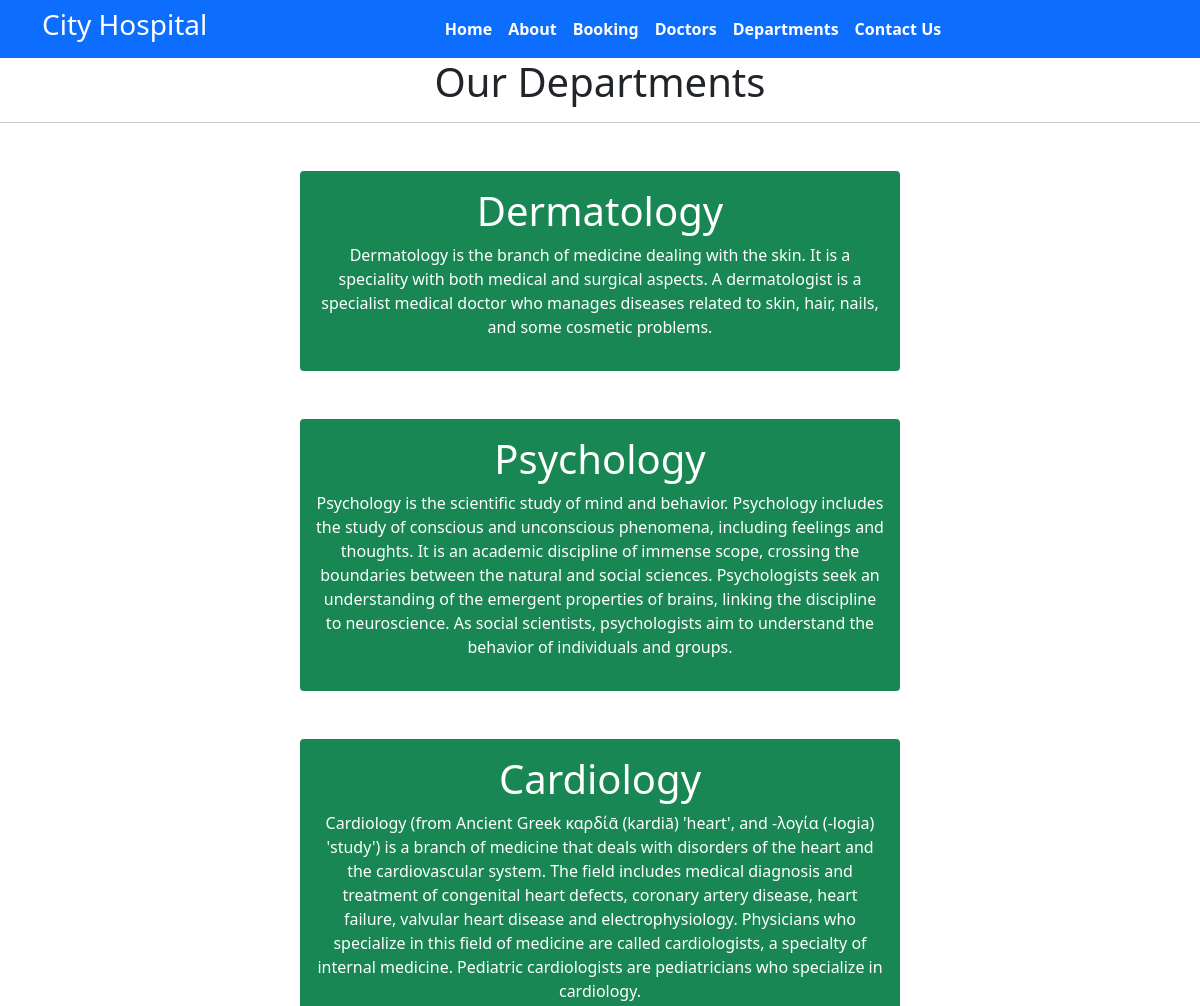
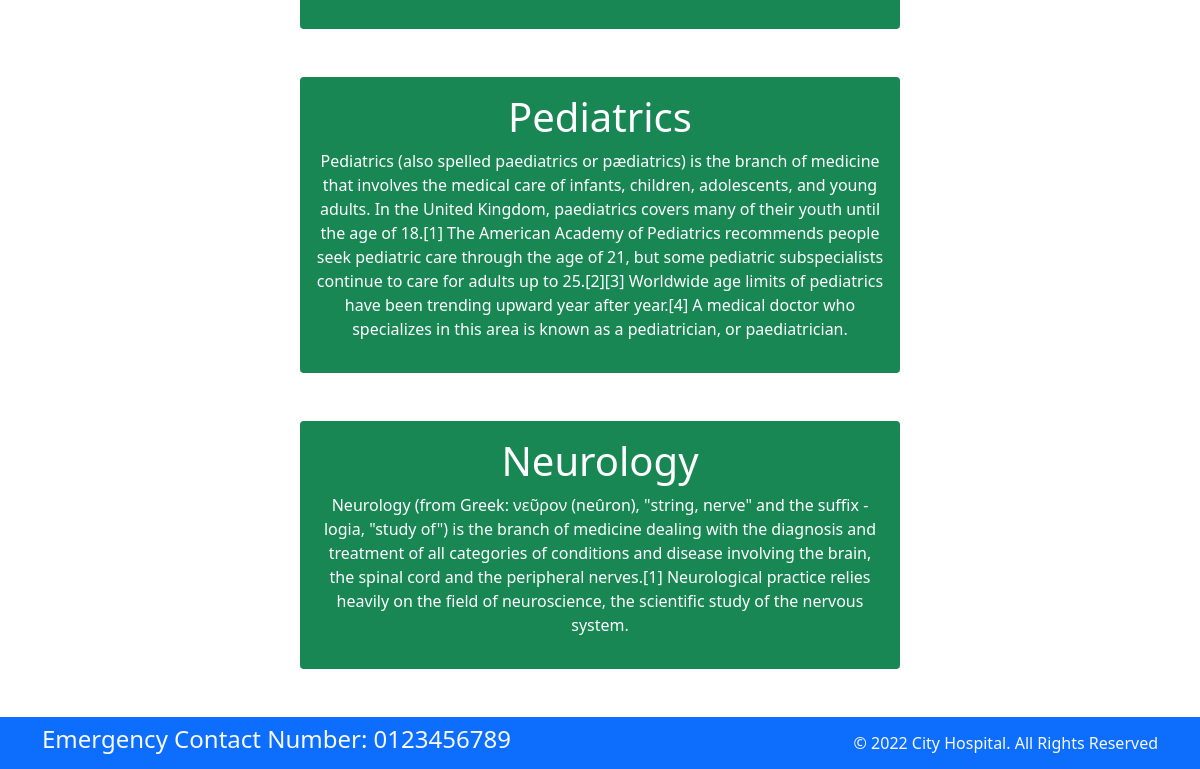
Screenshot of /department with the database file from the repository (2 pictures, top to bottom).
### home/models.py (models this page shows, shortened)
class Departments(models.Model):
    dep_name = models.CharField(max_length=100)
    dep_description = models.TextField()

### home/views.py (the view)
# urls.py: path('department', views.department, name='department'),
def department(request):
    dict_dept={
        'dept': Departments.objects.all()
    }
    return render(request, 'department.html', dict_dept)

### templates/department.html (shortened to what this page needs)
{% extends 'base.html' %}
{% block content%}
<h1 class="text-center">Our Departments</h1>
<hr>
{% for d in dept%}
<div class="mx-auto w-50 bg-success text-center text-white p-3 my-5 border-warning rounded">
    <h1>{{d.dep_name}}</h1>
    <p>{{d.dep_description}}</p>
</div>
{% endfor %}
{% endblock %}

### rows the page displays
Departments: dep_name "Dermatology", dep_description "Dermatology is the branch of medicine dealing with the skin. It is a speciality with both medical and surgical aspects. A dermatologist is a specialist medical doctor who manages diseases related to skin, hair, nails, and some cosmetic problems."
Departments: dep_name "Psychology", dep_description "Psychology is the scientific study of mind and behavior. Psychology includes the study of conscious and unconscious phenomena, including feelings and thoughts. It is an academic discipline of immense scope, crossing the boundaries between the natural and social sciences. Psychologists seek an understanding of the emergent properties of brains, linking the discipline to neuroscience. As social scientists, psychologists aim to understand the behavior of individuals and groups."
Departments: dep_name "Cardiology", dep_description "Cardiology (from Ancient Greek καρδίᾱ (kardiā) 'heart', and -λογία (-logia) 'study') is a branch of medicine that deals with disorders of the heart and the cardiovascular system. The field includes medical diagnosis and treatment of congenital heart defects, coronary artery disease, heart failure, valvular heart disease and electrophysiology. Physicians who specialize in this field of medicine are called cardiologists, a specialty of internal medicine. Pediatric cardiologists are pediatricians who specialize in cardiology."
Departments: dep_name "Pediatrics", dep_description "Pediatrics (also spelled paediatrics or pædiatrics) is the branch of medicine that involves the medical care of infants, children, adolescents, and young adults. In the United Kingdom, paediatrics covers many of their youth until the age of 18.[1] The American Academy of Pediatrics recommends people seek pediatric care through the age of 21, but some pediatric subspecialists continue to care for adults up to 25.[2][3] Worldwide age limits of pediatrics have been trending upward year after year.[4] A medical doctor who specializes in this area is known as a pediatrician, or paediatrician."
Departments: dep_name "Neurology", dep_description "Neurology (from Greek: νεῦρον (neûron), \"string, nerve\" and the suffix -logia, \"study of\") is the branch of medicine dealing with the diagnosis and treatment of all categories of conditions and disease involving the brain, the spinal cord and the peripheral nerves.[1] Neurological practice relies heavily on the field of neuroscience, the scientific study of the nervous system."
